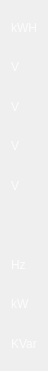
   <widget class="QWidget" name="layoutWidget_8">
    <property name="geometry">
     <rect>
      <x>970</x>
      <y>140</y>
      <width>41</width>
      <height>371</height>
     </rect>
    </property>
    <layout class="QVBoxLayout" name="verticalLayout_11">
     <item>
      <widget class="QLabel" name="label_162">
       <property name="styleSheet">
        <string notr="true">font: 17px &quot;Ubuntu&quot;;
color: rgb(253, 252, 252);</string>
       </property>
       <property name="text">
        <string>kWH</string>
       </property>
      </widget>
     </item>
     <item>
      <widget class="QLabel" name="label_183">
       <property name="styleSheet">
        <string notr="true">font: 17px &quot;Ubuntu&quot;;
color: rgb(253, 252, 252);</string>
       </property>
       <property name="text">
        <string>V</string>
       </property>
      </widget>
     </item>
     <item>
      <widget class="QLabel" name="label_184">
       <property name="styleSheet">
        <string notr="true">font: 17px &quot;Ubuntu&quot;;
color: rgb(253, 252, 252);</string>
       </property>
       <property name="text">
        <string>V</string>
       </property>
      </widget>
     </item>
     <item>
      <widget class="QLabel" name="label_185">
       <property name="styleSheet">
        <string notr="true">font: 17px &quot;Ubuntu&quot;;
color: rgb(253, 252, 252);</string>
       </property>
       <property name="text">
        <string>V</string>
       </property>
      </widget>
     </item>
     <item>
      <widget class="QLabel" name="label_186">
       <property name="styleSheet">
        <string notr="true">font: 17px &quot;Ubuntu&quot;;
color: rgb(253, 252, 252);</string>
       </property>
       <property name="text">
        <string>V</string>
       </property>
      </widget>
     </item>
     <item>
      <widget class="QLabel" name="label_187">
       <property name="styleSheet">
        <string notr="true">font: 17px &quot;Ubuntu&quot;;
color: rgb(253, 252, 252);</string>
       </property>
       <property name="text">
        <string/>
       </property>
      </widget>
     </item>
     <item>
      <widget class="QLabel" name="label_188">
       <property name="styleSheet">
        <string notr="true">font: 17px &quot;Ubuntu&quot;;
color: rgb(253, 252, 252);</string>
       </property>
       <property name="text">
        <string>Hz</string>
       </property>
      </widget>
     </item>
     <item>
      <widget class="QLabel" name="label_189">
       <property name="styleSheet">
        <string notr="true">font: 17px &quot;Ubuntu&quot;;
color: rgb(253, 252, 252);</string>
       </property>
       <property name="text">
        <string>kW</string>
       </property>
      </widget>
     </item>
     <item>
      <widget class="QLabel" name="label_190">
       <property name="styleSheet">
        <string notr="true">font: 17px &quot;Ubuntu&quot;;
color: rgb(253, 252, 252);</string>
       </property>
       <property name="text">
        <string>KVar</string>
       </property>
      </widget>
     </item>
    </layout>
   </widget>
